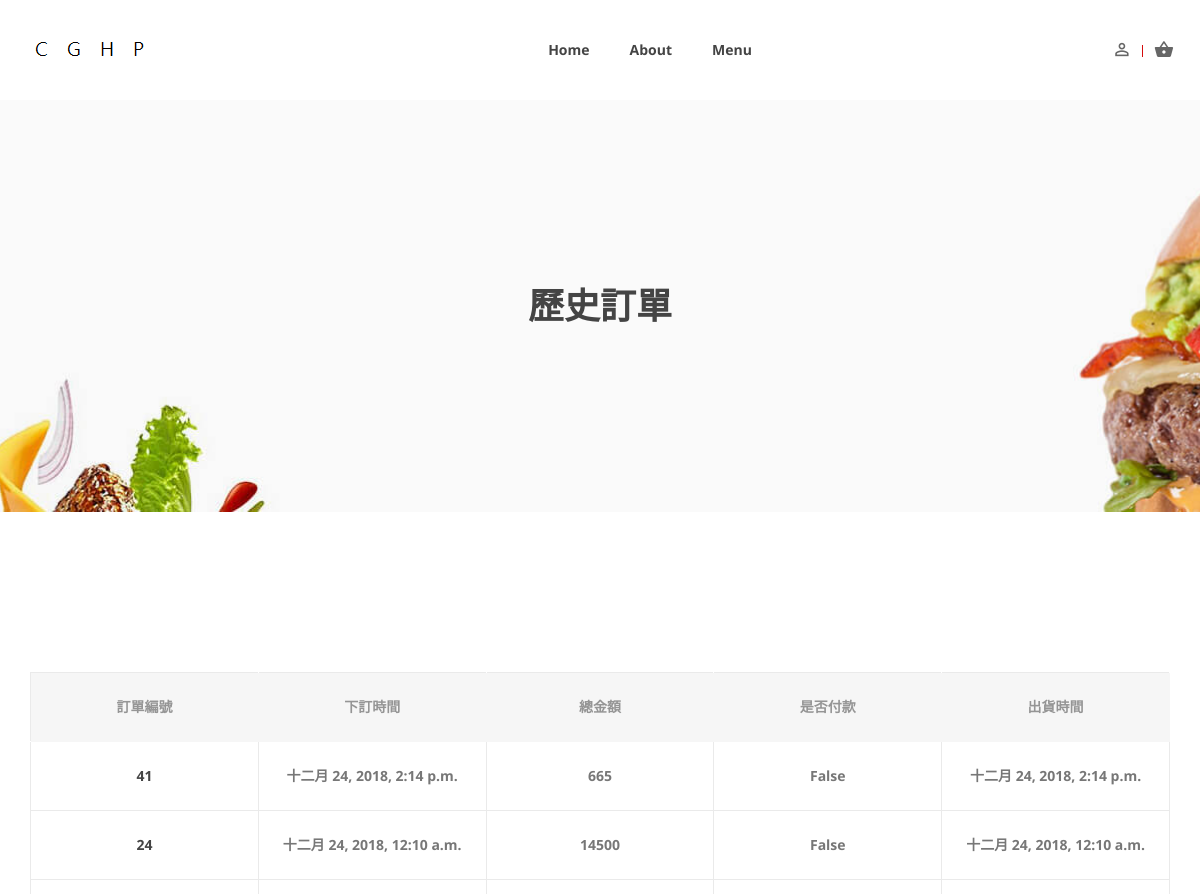
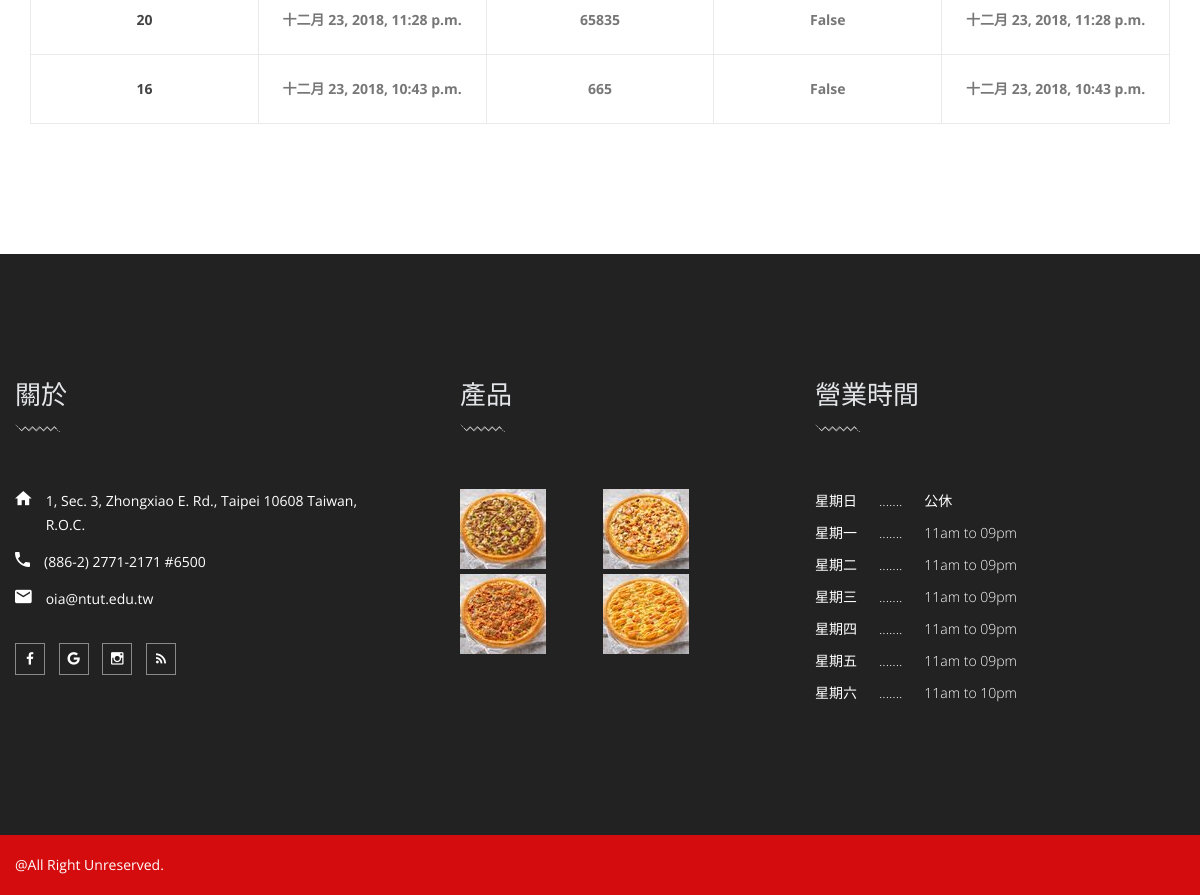
/order/orderHistory/ (signed in), run on the app's committed database (2 pictures, top to bottom).
### SOS/models.py (models this page shows, shortened)
class Order(models.Model):
    order_no = models.AutoField(
        verbose_name='訂單編號', null=False, primary_key=True)
    member_id = models.ForeignKey(
        Member, verbose_name='會員編號', on_delete=models.CASCADE, null=False) # 哪一個 會員 產生的訂單
    ordered_date = models.DateTimeField(
        verbose_name='訂單產生時間', auto_now_add=True, null=False)
    updated = models.DateTimeField(auto_now=True)
    paid = models.BooleanField(default=False) # 若為 true 代表 尚未出貨
    shipped_date = models.DateTimeField(
        verbose_name='實際出貨時間', default=timezone.now)
    isFreeShipping = models.BooleanField(default=False, verbose_name='是否免運', editable=False)
    discountRate = models.DecimalField(
        max_digits=3, decimal_places=2, default=1, null=False, verbose_name='折扣',editable=False)
    class Meta:
        ordering = ['-ordered_date',]
    def get_total_cost(self):
        return sum(item.get_cost() for item in self.items.all())

class OrderItem(models.Model):
    order = models.ForeignKey(Order, related_name='items', on_delete=models.CASCADE)
    pizza = models.ForeignKey(Pizza, related_name='order_items', on_delete=models.CASCADE)
    price = models.DecimalField(max_digits=10, decimal_places=0)
    quantity = models.PositiveIntegerField(default=1)
    def get_cost(self):
        return self.price * self.quantity

### SOS/views.py (the view)
# urls.py: path('orderHistory/', order_history, name='order_history'),
def order_history(request):
    member = Member.objects.get(user_id=request.user)
    result = []
    for order in Order.objects.all():
        if order.member_id == member:
            result.append(order)
    return render(request, 'order_history.html', locals())

### SCS/context_processors.py (called while the page is built)
def cart(request):
    return {'cart': Cart(request)}

### templates/order_history.html (shortened to what this page needs)
{% extends 'base.html' %}
{% load static %}
{% load starsCount %}
{% block content %}
<div class="ht__bradcaump__area bg-image--18">
  <div class="ht__bradcaump__wrap d-flex align-items-center">
    <div class="container">
      <div class="row">
        <div class="col-lg-12 col-md-12 col-sm-12">
          <div class="bradcaump__inner text-center">
            <h2 class="bradcaump-title">歷史訂單</h2>
          </div>
        </div>
      </div>
    </div>
  </div>
</div>
<section class="food__menu__grid__area section-padding--lg">
  <div class="container">
    <div class="row mt--30">
      <div class="col-lg-12">
        <div class="fd__tab__content tab-content" id="nav-tabContent">
          <div class="row">
            <div class="col-md-12 col-sm-12 ol-lg-12">
              <div class="table-content table-responsive">
                <div class="col-lg-12 col-md-12 ">
                  <table class="cart">
                    <thead>
                      <tr class="title-top">
                        <th class="product-subtotal">訂單編號</th>
                        <th class="product-subtotal">下訂時間</th>
                        <th class="product-subtotal">總金額</th>
                        <th class="product-subtotal">是否付款</th>
                        <th class="product-subtotal">出貨時間</th>
                      </tr>
                    </thead>
                    <tbody>
                      {% for search_order in result %}
                      <tr>
                        <td class="product-subtotal"><a href="{% url 'order_detail' search_order.order_no %}">{{ search_order.order_no }}</a></td>
                        <td class="product-subtotal">{{ search_order.ordered_date }}</td>
                        <td class="product-subtotal">{{ search_order.get_total_cost }}</td>
                        <td class="product-subtotal">{{ search_order.paid }}</td>
                        <td class="product-subtotal">{{ search_order.shipped_date }}</td>
                      </tr>
                      {% empty %}
                      <h1>您還沒有購買過本商店的產品！</h1>
                      {% endfor %}
                    </tbody>
                  </table>
                </div>
              </div>
            </div>
          </div>
        </div>
      </div>
    </div>
  </div>
</section>
{% endblock %}

### data on the page
Order: order_no "41", ordered_date "十二月 24, 2018, 2:14 p.m.", get_total_cost "665", paid "False", shipped_date "十二月 24, 2018, 2:14 p.m."
Order: order_no "24", ordered_date "十二月 24, 2018, 12:10 a.m.", get_total_cost "14500", paid "False", shipped_date "十二月 24, 2018, 12:10 a.m."
Order: order_no "20", ordered_date "十二月 23, 2018, 11:28 p.m.", get_total_cost "65835", paid "False", shipped_date "十二月 23, 2018, 11:28 p.m."
Order: order_no "16", ordered_date "十二月 23, 2018, 10:43 p.m.", get_total_cost "665", paid "False", shipped_date "十二月 23, 2018, 10:43 p.m."
